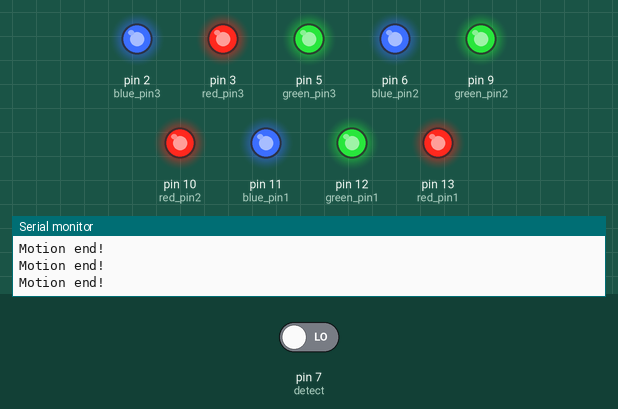
This sketch was run on a simulated Arduino Uno, built with avr-gcc and run on an emulated ATmega328P. Parts: output pins drawn as LEDs (lit = HIGH), the last lines printed to the serial monitor. Inputs (shaded band) come from the test bench; at power-on: pin 7 (detect) LOW.

Above: at 1.8 s.
1.9 s: pin 7 (detect) driven HIGH
At 2.8 s:
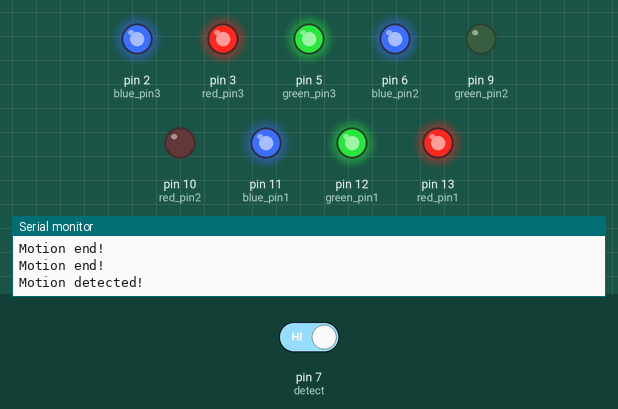
4.9 s: pin 7 (detect) driven LOW
At 7.6 s:
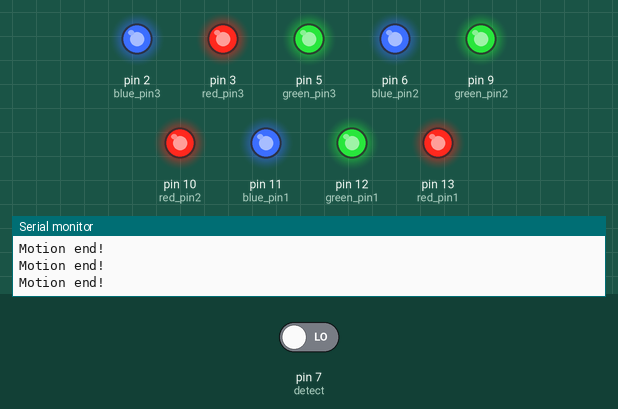
7.9 s: pin 7 (detect) driven HIGH
At 12.2 s:
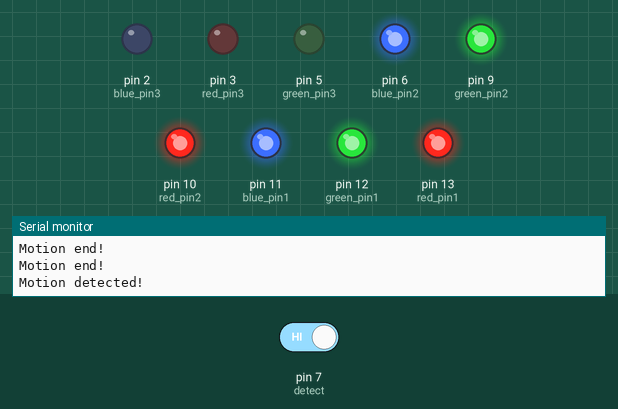
Timing chart, 0 to 28.5 s (numbered marks = the images above; inputs shaded):
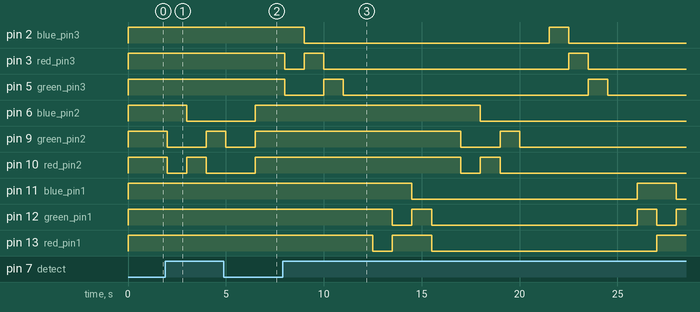

Measured:
- after the input at 1.9 s, pin 6 (blue_pin2): HIGH → LOW after 1.1 s; pin 9 (green_pin2): HIGH → LOW after 0.10 s, → HIGH 2.0 s later; pin 10 (red_pin2): HIGH → LOW after 0.10 s, → HIGH 1.0 s later, → LOW 1.0 s later
- after the input at 4.9 s, pin 2 (blue_pin3): stays HIGH (without the input it goes to LOW after 2.6 s); pin 3 (red_pin3), pin 5 (green_pin3): stays HIGH (without the input it goes to LOW after 1.6 s); pin 6 (blue_pin2), pin 10 (red_pin2): LOW → HIGH after 1.6 s
- after the input at 7.9 s, pin 2 (blue_pin3): HIGH → LOW after 1.1 s, → HIGH 12.5 s later, → LOW 1.0 s later; pin 3 (red_pin3): goes LOW 1.0 s, HIGH 1.0 s, LOW 12.5 s, HIGH 1.0 s, then LOW, starting after 0.10 s

The sketch:

project_detective_3colorLed.ino
```cpp
int red_pin1 = 13;
int green_pin1 = 12;
int blue_pin1 = 11;
int red_pin2 = 10;
int green_pin2 = 9;
int blue_pin2 = 6;
int red_pin3 = 3;
int green_pin3 = 5;
int blue_pin3 = 2;
int detect = 7;
int count;
int input = LOW;

void setup() {
  // put your setup code here, to run once:
  pinMode(red_pin1,OUTPUT);
  pinMode(green_pin1,OUTPUT);
  pinMode(blue_pin1,OUTPUT);
  pinMode(red_pin2,OUTPUT);
  pinMode(green_pin2,OUTPUT);
  pinMode(blue_pin2,OUTPUT);
  pinMode(red_pin3,OUTPUT);
  pinMode(green_pin3,OUTPUT);
  pinMode(blue_pin3,OUTPUT);
  Serial.begin(9600);
  pinMode(detect,INPUT);
}

void loop() {
  // put your main code here, to run repeatedly:
  input = digitalRead(detect);
   if(input == HIGH){
    Serial.println("Motion detected!");
    count++;
    if(count%3==0){
      setColor1(LOW,HIGH,255);
      delay(1000);
      setColor1(HIGH,LOW,255);
      delay(1000);
      setColor1(HIGH,HIGH,0);
      delay(1000);
      setColor1(LOW,LOW,0);
      delay(1000);
      }else if(count%3==1){
        setColor2(0,0,255);
        delay(1000);
        setColor2(255,0,0);
        delay(1000);
        setColor2(0,255,0);
        delay(1000);
        setColor2(0,0,0);
        delay(1000);
      }else if(count%3==2){
        setColor3(0,0,HIGH);
        delay(1000);
        setColor3(255,0,LOW);
        delay(1000);
        setColor3(0,255,LOW);
        delay(1000);
        setColor3(0,0,LOW);
        delay(1000);
        }
   }else{
    setColor1(HIGH,HIGH,255);
    setColor2(255,255,255);
    setColor3(255,255,HIGH);
    Serial.println("Motion end!");
    }
    delay(500);
}


void setColor1(int red, int green, int blue){
    digitalWrite(red_pin1,red);
    digitalWrite(green_pin1,green);
    analogWrite(blue_pin1,blue);
  }

void setColor2(int red, int green, int blue){
    analogWrite(red_pin2,red);
    analogWrite(green_pin2,green);
    analogWrite(blue_pin2,blue);
  }

void setColor3(int red, int green, int blue){
    analogWrite(red_pin3,red);
    analogWrite(green_pin3,green);
    digitalWrite(blue_pin3,blue);
  }
```
